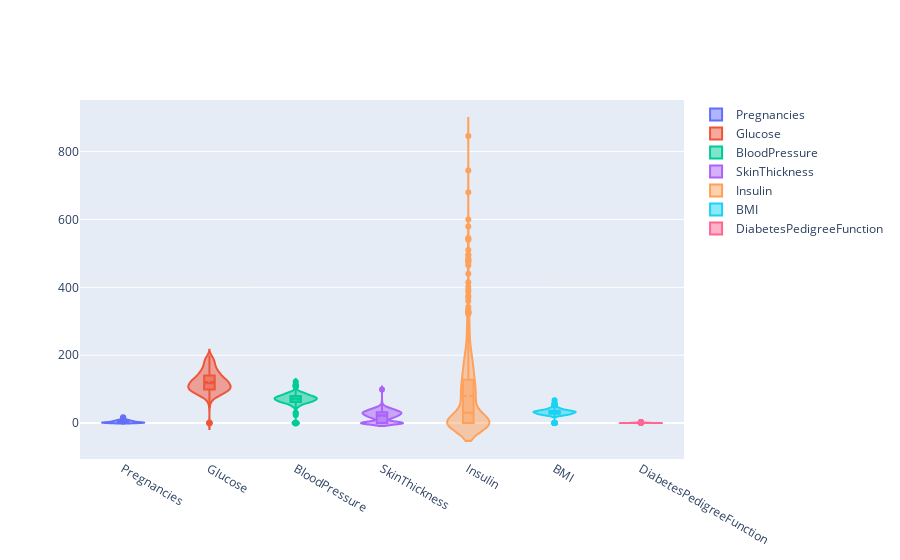

The notebook cell this image was saved under:
### Code cell
fig = go.Figure()
for feature in list(df_raw.columns[0:7]):
    fig.add_trace(go.Violin(y=df_raw[feature],
        name=feature,
        box_visible=True,
        meanline_visible=True))

fig.show()

### Figure 1 — Plotly figure (JSON) as saved in the notebook; plotly's stock layout.template omitted (floating-point values rounded to 4 significant figures; data arrays with more than 128 entries replaced by an {"elided": "..."} marker saying what was removed)
{"data": [{"box": {"visible": true}, "meanline": {"visible": true}, "name": "Pregnancies", "type": "violin", "y": {"elided": "768 int values"}}, {"box": {"visible": true}, "meanline": {"visible": true}, "name": "Glucose", "type": "violin", "y": {"elided": "768 int values"}}, {"box": {"visible": true}, "meanline": {"visible": true}, "name": "BloodPressure", "type": "violin", "y": {"elided": "768 int values"}}, {"box": {"visible": true}, "meanline": {"visible": true}, "name": "SkinThickness", "type": "violin", "y": {"elided": "768 int values"}}, {"box": {"visible": true}, "meanline": {"visible": true}, "name": "Insulin", "type": "violin", "y": {"elided": "768 int values"}}, {"box": {"visible": true}, "meanline": {"visible": true}, "name": "BMI", "type": "violin", "y": {"elided": "768 float values"}}, {"box": {"visible": true}, "meanline": {"visible": true}, "name": "DiabetesPedigreeFunction", "type": "violin", "y": {"elided": "768 float values"}}], "layout": {}}
